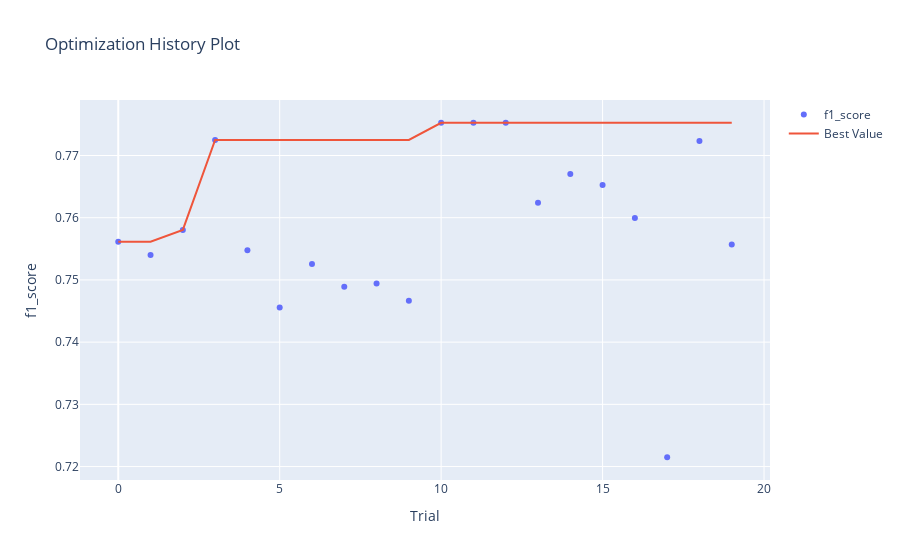

The notebook cell this image was saved under:
### Code cell
#check whether optimization is moving in the right direction by display the number of trials on x-axis and the metrics on y_axis
optuna.visualization.plot_optimization_history(study_optuna,
                                               target_name='f1_score')

### Figure 1 — Plotly figure (JSON) as saved in the notebook; plotly's stock layout.template omitted (floating-point values rounded to 4 significant figures)
{"data": [{"mode": "markers", "name": "f1_score", "type": "scatter", "x": [0, 1, 2, 3, 4, 5, 6, 7, 8, 9, 10, 11, 12, 13, 14, 15, 16, 17, 18, 19], "y": [0.7562, 0.754, 0.758, 0.7725, 0.7548, 0.7456, 0.7526, 0.7489, 0.7494, 0.7466, 0.7753, 0.7753, 0.7753, 0.7624, 0.767, 0.7653, 0.7599, 0.7215, 0.7723, 0.7557]}, {"mode": "lines", "name": "Best Value", "type": "scatter", "x": [0, 1, 2, 3, 4, 5, 6, 7, 8, 9, 10, 11, 12, 13, 14, 15, 16, 17, 18, 19], "y": [0.7562, 0.7562, 0.758, 0.7725, 0.7725, 0.7725, 0.7725, 0.7725, 0.7725, 0.7725, 0.7753, 0.7753, 0.7753, 0.7753, 0.7753, 0.7753, 0.7753, 0.7753, 0.7753, 0.7753]}, {"marker": {"color": "#cccccc"}, "mode": "markers", "name": "Infeasible Trial", "showlegend": false, "type": "scatter", "x": [], "y": []}], "layout": {"title": {"text": "Optimization History Plot"}, "xaxis": {"title": {"text": "Trial"}}, "yaxis": {"title": {"text": "f1_score"}}}}
